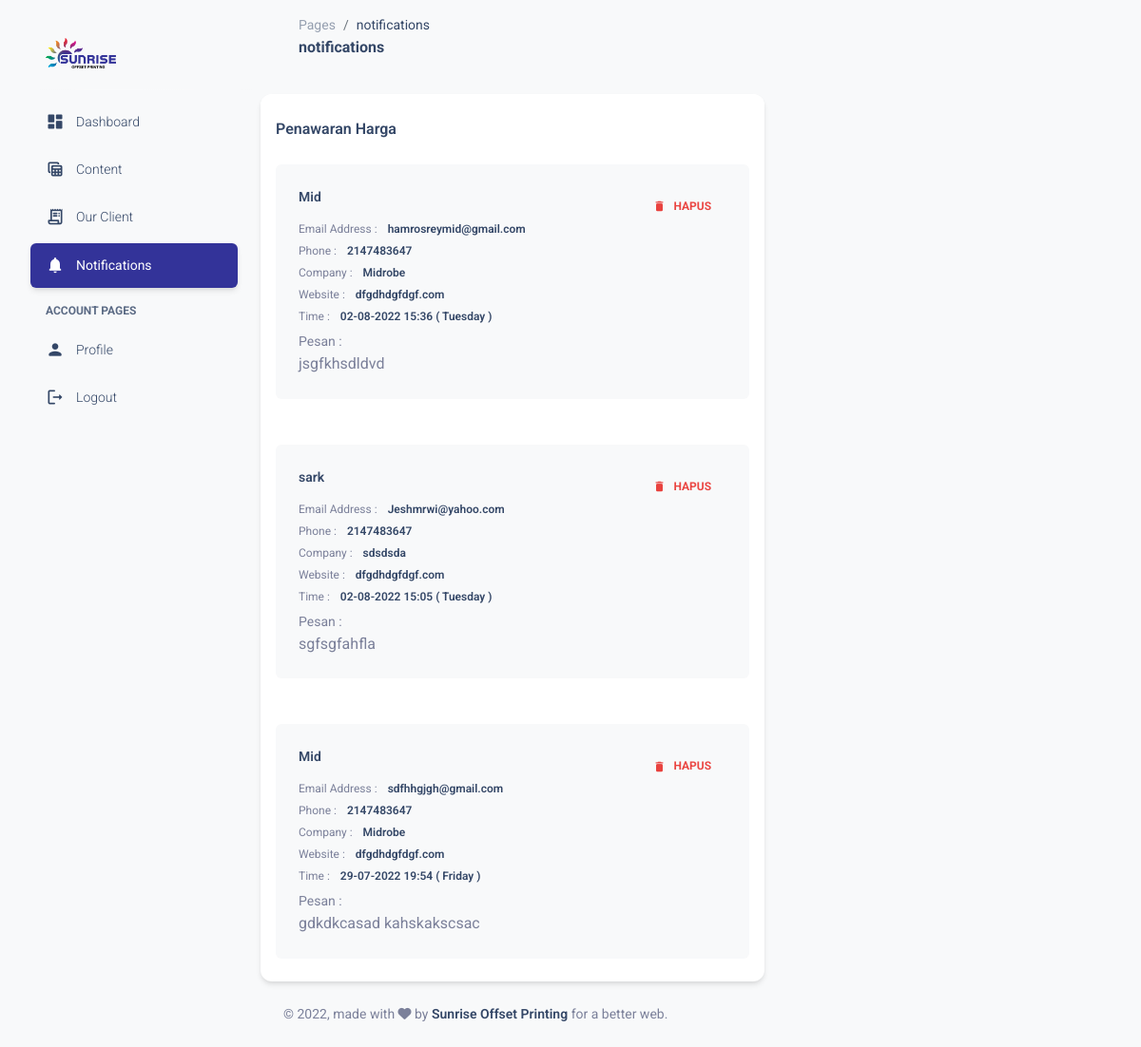
Page /admin/notifications.php on the committed database.
### tables this page shows
CREATE TABLE `message` (
  `id_message` int(11) NOT NULL,
  `nama` varchar(20) NOT NULL,
  `email` varchar(30) NOT NULL,
  `phone` int(11) NOT NULL,
  `company` varchar(30) NOT NULL,
  `website` varchar(30) NOT NULL,
  `pesan` text NOT NULL,
  `tanggal` datetime NOT NULL
);

### admin/notifications.php (the view, shortened to what this page needs)
<!DOCTYPE html>
<html lang="en">
  <head>
<link href="../admin/assets/css/nucleo-icons.css" rel="stylesheet" />
<link href="../admin/assets/css/nucleo-svg.css" rel="stylesheet" />
<link id="pagestyle" href="../admin/assets/css/material-dashboard.css" rel="stylesheet" />
  </head>
  <body class="g-sidenav-show  bg-gray-100">
      <aside class="sidenav navbar navbar-vertical navbar-expand-xs border-0 border-radius-xl my-3 fixed-start ms-3   bg-gradient-white" id="sidenav-main">
  <div class="sidenav-header">
    <a class="navbar-brand m-0" href="" target="_blank">
      <img src="assets/img/logo2.png" class="navbar-brand-img h-100" alt="main_logo">
    </a>
  </div>
  <hr class="horizontal light mt-0 mb-2">
  <div class="collapse navbar-collapse  w-auto " id="sidenav-collapse-main">
    <ul class="navbar-nav">
<li class="nav-item">
  <a class="nav-link text-dark " href="./index.php">
      <div class="text-dark text-center me-2 d-flex align-items-center justify-content-center">
        <i class="material-icons opacity-10">dashboard</i>
      </div>
    <span class="nav-link-text ms-1">Dashboard</span>
  </a>
</li>
<li class="nav-item">
  <a class="nav-link text-dark" href="./content.php">
      <div class="text-dark text-center me-2 d-flex align-items-center justify-content-center">
        <i class="material-icons opacity-10">table_view</i>
      </div>
    <span class="nav-link-text ms-1">Content</span>
  </a>
</li>
<li class="nav-item">
  <a class="nav-link text-dark " href="./ourclient.php">
      <div class="text-dark text-center me-2 d-flex align-items-center justify-content-center">
        <i class="material-icons opacity-10">receipt_long</i>
      </div>
    <span class="nav-link-text ms-1">Our Client</span>
  </a>
</li>
<li class="nav-item">
  <a class="nav-link text-dark active bg-gradient-primary " href="./notifications.php">
      <div class="text-dark text-center me-2 d-flex align-items-center justify-content-center">
        <i class="material-icons opacity-10">notifications</i>
      </div>
    <span class="nav-link-text ms-1">Notifications</span>
  </a>
</li>
    <li class="nav-item mt-3">
      <h6 class="ps-4 ms-2 text-uppercase text-xs text-dark font-weight-bolder opacity-8">Account pages</h6>
    </li>
<li class="nav-item">
  <a class="nav-link text-dark " href="./profile.php">
      <div class="text-dark text-center me-2 d-flex align-items-center justify-content-center">
        <i class="material-icons opacity-10">person</i>
      </div>
    <span class="nav-link-text ms-1">Profile</span>
  </a>
</li>
<li class="nav-item">
  <a class="nav-link text-dark " href="./logout.php">
      <div class="text-dark text-center me-2 d-flex align-items-center justify-content-center">
        <i class="material-icons opacity-10">logout</i>
      </div>
    <span class="nav-link-text ms-1">Logout</span>
  </a>
</li>
    </ul>
  </div>
</aside>
      <main class="main-content border-radius-lg ">
<nav class="navbar navbar-main navbar-expand-lg px-0 mx-4 shadow-none border-radius-xl" id="navbarBlur" data-scroll="true">
  <div class="container-fluid py-1 px-3">
    <nav aria-label="breadcrumb">
      <ol class="breadcrumb bg-transparent mb-0 pb-0 pt-1 px-0 me-sm-6 me-5">
        <li class="breadcrumb-item text-sm"><a class="opacity-5 text-dark" href="javascript:;">Pages</a></li>
        <li class="breadcrumb-item text-sm text-dark active" aria-current="page">notifications</li>
      </ol>
      <h6 class="font-weight-bolder mb-0">notifications</h6>
  </nav>
  </div>
  </nav>
      <div class="row">
        <div class="col-md-7 mt-4">
          <div class="card">
            <div class="card-header pb-0 px-3">
              <h6 class="mb-0">Penawaran Harga</h6>
            </div>
            <?php
                        include '../config/database.php';
                        $sql="select * from message order by id_message desc";
                        $hasil=mysqli_query($kon,$sql);
                        while ($data = mysqli_fetch_array($hasil)):
                    ?>
            <div class="card-body pt-4 p-3">
              <ul class="list-group">
                <li class="list-group-item border-0 d-flex p-4 mb-2 bg-gray-100 border-radius-lg">
                  <div class="d-flex flex-column">
                    <h6 class="mb-3 text-sm"><?php echo $data['nama'];?></h6>
                    <span class="mb-2 text-xs">Email Address : <span class="text-dark font-weight-bold ms-sm-2"><?php echo $data['email'];?></span></span>
                    <span class="mb-2 text-xs">Phone : <span class="text-dark ms-sm-2 font-weight-bold"><?php echo $data['phone'];?></span></span>
                    <span class="mb-2 text-xs">Company : <span class="text-dark ms-sm-2 font-weight-bold"><?php echo $data['company'];?></span></span>
                    <span class="mb-2 text-xs">Website : <span class="text-dark ms-sm-2 font-weight-bold"><?php echo $data['website'];?></span></span>
                    <span class="mb-2 text-xs">Time : <span class="text-dark ms-sm-2 font-weight-bold"><?php echo date("d-m-Y H:i ( l )",strtotime($data['tanggal'])); ?></span></span>
                    <span class=" text-sm">Pesan : <span class="text-dark ms-sm-2 "></span></span>
                    <div class="col">
                      <span><?php echo $data['pesan'];?></span>
                    </div>
                  </div>
                  <div class="ms-auto text-end">
                    <a class="btn btn-link btn-hapus text-danger text-gradient px-3 mb-0" id_message="<?php echo $data['id_message']; ?>"><i class="material-icons text-sm me-2">delete</i>Hapus</a>
                  </div>
                </li>
              </ul>
            </div>
            <?php endwhile; ?>
          </div>
        </div>
<footer class="footer py-4 w-100  ">
  <div class="container-fluid">
    <div class="row align-items-center justify-content-lg-between">
      <div class="col-lg-6 mb-lg-0 mb-4">
        <div class="copyright text-center text-sm text-muted text-lg-start">
          © ,
          made with <i class="fa fa-heart"></i> by
          <a href="" class="font-weight-bold" target="_blank">Sunrise Offset Printing</a>
          for a better web.
        </div>
      </div>
    </div>
  </div>
</footer>
</div>
</main>
  </body>
</html>

### rows in the picture
message: nama "Mid", email "hamrosreymid@gmail.com", phone "2147483647", company "Midrobe", website "dfgdhdgfdgf.com", tanggal "02-08-2022 15:36 ( Tuesday )", pesan "jsgfkhsdldvd"
message: nama "sark", email "Jeshmrwi@yahoo.com", phone "2147483647", company "sdsdsda", website "dfgdhdgfdgf.com", tanggal "02-08-2022 15:05 ( Tuesday )", pesan "sgfsgfahfla"
message: nama "Mid", email "sdfhhgjgh@gmail.com", phone "2147483647", company "Midrobe", website "dfgdhdgfdgf.com", tanggal "29-07-2022 19:54 ( Friday )", pesan "gdkdkcasad kahskakscsac"
